Frame 1 (no input): blank canvas, image omitted
Frame 60 (the mouse pressed at the canvas centre just before this capture): blank canvas, image omitted
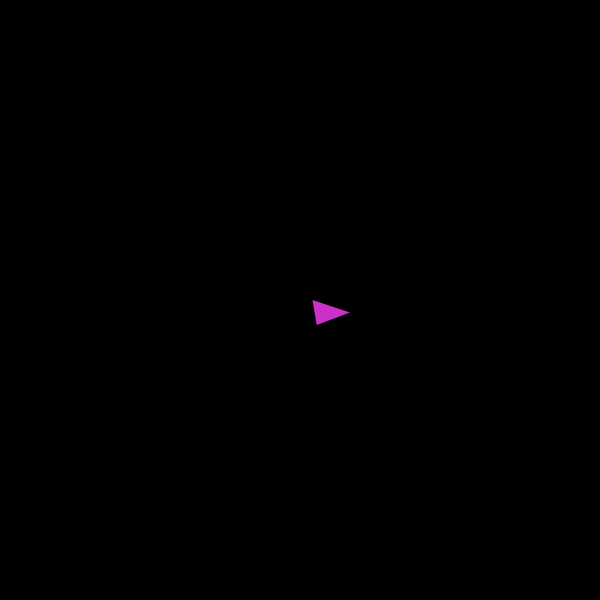
Frame 120 (the mouse held since frame 60 and released just before this capture)

The Processing sketch whose frames 1 and 60 were blank and that drew this single picture after the mouse press (run headless with seeded random() and noise(); from frame 60 on, the mouse is pressed at the canvas centre):

// Processing sketch: processing_99686
// ── processing_99686.pde

float x = 0;
float y = 0;
float w = 10;
float h = 10;
int i=50;

float[] a = new float[100];
float[] b = new float[100];
float[] c = new float[100];
float[] d = new float[100];

float size = 0;

int xdirection = 1;
int ydirection = 1;

void setup() {
  size(600,600);
  background(250);
  
  fill(0,0,0,10);
  noStroke();
}
void draw() {
  i=50;
   background(0);
  forma(mouseX,mouseY,size,size);
 
  if(mousePressed ) {
     fill(random(0,255),150,60,i++);
    size = size+10;
  }
  if(mouseX>=300) {
     fill(mouseX+150,60,mouseY+50,random(0,250));
    size = 50;
    
  }
}
void forma(float x,float y,float w,float h) {
  beginShape(POLYGON);

  vertex(x+w/3,y+h/2);
  vertex(x+w/3,y+h);
  vertex(x+w/3,y+h/2);
  vertex(x+3*w/3,y+h/4);
 vertex(x+w/4,y);
  endShape();
}
